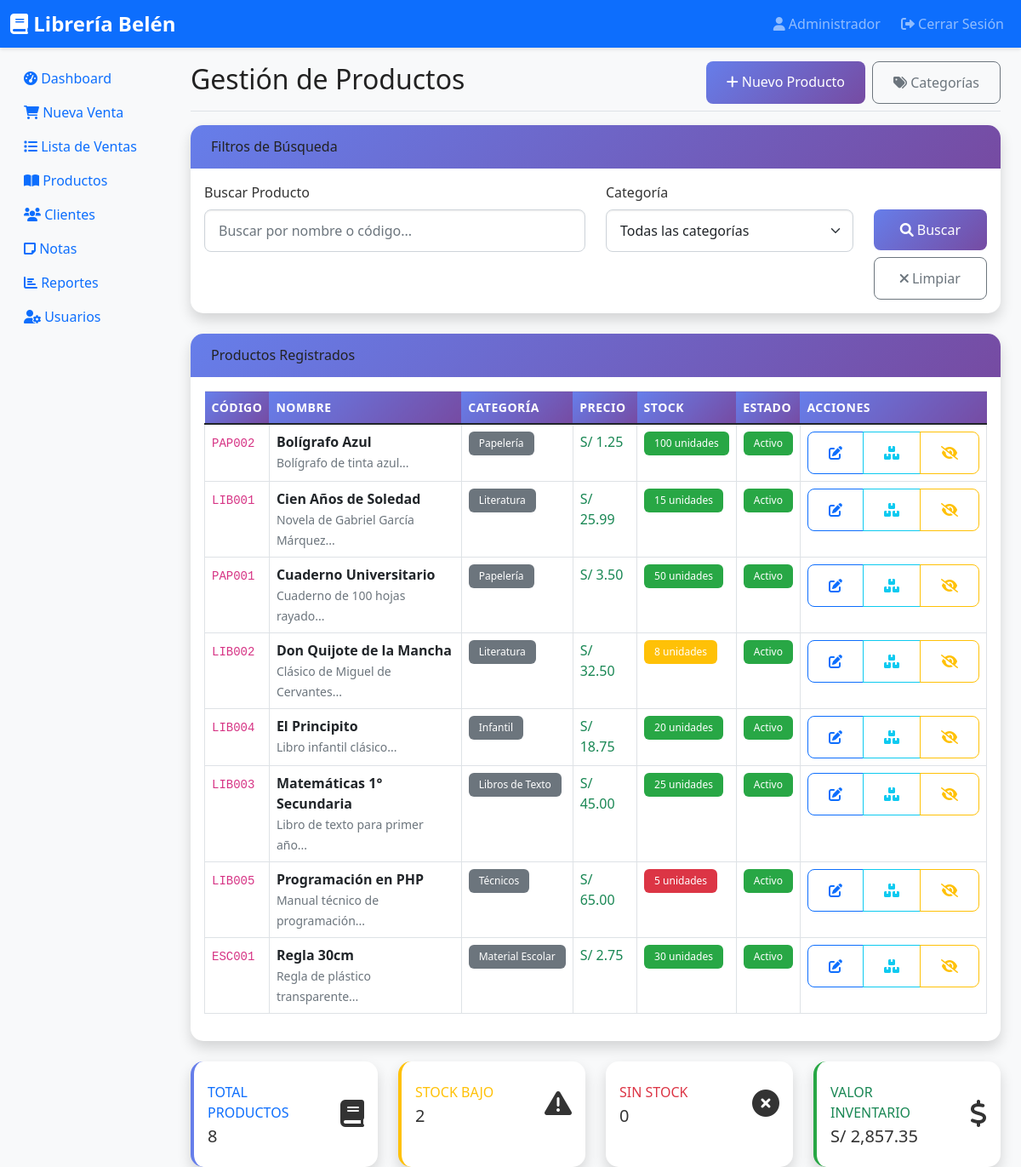
/productos/lista_productos.php?error=invalid_id (signed in), run on the app's committed database.
### tables this page shows
CREATE TABLE productos (
    id INT AUTO_INCREMENT PRIMARY KEY,
    codigo VARCHAR(50) UNIQUE NOT NULL,
    nombre VARCHAR(200) NOT NULL,
    descripcion TEXT,
    categoria_id INT,
    precio DECIMAL(10,2) NOT NULL,
    stock INT DEFAULT 0,
    stock_minimo INT DEFAULT 5,
    activo BOOLEAN DEFAULT TRUE,
    fecha_creacion TIMESTAMP DEFAULT CURRENT_TIMESTAMP,
    fecha_actualizacion TIMESTAMP DEFAULT CURRENT_TIMESTAMP ON UPDATE CURRENT_TIMESTAMP,
    FOREIGN KEY (categoria_id) REFERENCES categorias(id) ON DELETE SET NULL,
    INDEX idx_codigo (codigo),
    INDEX idx_nombre (nombre),
    INDEX idx_categoria (categoria_id)
);

CREATE TABLE categorias (
    id INT AUTO_INCREMENT PRIMARY KEY,
    nombre VARCHAR(100) NOT NULL,
    descripcion TEXT,
    activo BOOLEAN DEFAULT TRUE,
    fecha_creacion TIMESTAMP DEFAULT CURRENT_TIMESTAMP,
    fecha_actualizacion TIMESTAMP DEFAULT CURRENT_TIMESTAMP ON UPDATE CURRENT_TIMESTAMP
);

### productos/lista_productos.php (the view, shortened to what the rows shown need)
<?php
require_once '../includes/functions.php';
$user_role = $_SESSION['user_role'];
$search = isset($_GET['search']) ? $_GET['search'] : '';
$categoria = isset($_GET['categoria']) ? $_GET['categoria'] : '';
$productos = getAllProductos($search, $categoria);
?>
<!DOCTYPE html>
<html lang="es">
<head>
    <link href="https://cdn.jsdelivr.net/npm/bootstrap@5.1.3/dist/css/bootstrap.min.css" rel="stylesheet">
    <link href="https://cdnjs.cloudflare.com/ajax/libs/font-awesome/6.0.0/css/all.min.css" rel="stylesheet">
    <link href="../assets/css/style.css" rel="stylesheet">
</head>
<body>
    <div class="container-fluid">
        <div class="row">
            <main class="col-md-9 ms-sm-auto col-lg-10 px-md-4">
                <div class="d-flex justify-content-between flex-wrap flex-md-nowrap align-items-center pt-3 pb-2 mb-3 border-bottom">
                    <h1 class="h2">Gestión de Productos</h1>
                </div>
                <div class="card shadow mb-4">
                    <div class="card-body">
                        <?php if (empty($productos)): ?>
                            <div class="alert alert-info text-center">
                                <i class="fas fa-info-circle"></i> No se encontraron productos con los filtros aplicados.
                                <?php if ($user_role == 'admin'): ?>
                                    <br><br>
                                    <a href="nuevo_producto.php" class="btn btn-primary">
                                        <i class="fas fa-plus"></i> Agregar Primer Producto
                                    </a>
                                <?php endif; ?>
                            </div>
                        <?php else: ?>
                            <div class="table-responsive">
                                <table class="table table-bordered table-hover">
                                    <thead>
                                        <tr>
                                            <th>Código</th>
                                            <th>Nombre</th>
                                            <th>Categoría</th>
                                            <th>Precio</th>
                                            <th>Stock</th>
                                            <th>Estado</th>
                                            <?php if ($user_role == 'admin'): ?>
                                                <th>Acciones</th>
                                            <?php endif; ?>
                                        </tr>
                                    </thead>
                                    <tbody>
                                        <?php foreach ($productos as $producto): ?>
                                            <tr>
                                                <td>
                                                    <code><?php echo htmlspecialchars($producto['codigo']); ?></code>
                                                </td>
                                                <td>
                                                    <strong><?php echo htmlspecialchars($producto['nombre']); ?></strong>
                                                    <?php if (!empty($producto['descripcion'])): ?>
                                                        <br><small class="text-muted"><?php echo htmlspecialchars(substr($producto['descripcion'], 0, 50)); ?>...</small>
                                                    <?php endif; ?>
                                                </td>
                                                <td>
                                                    <?php if ($producto['categoria_nombre']): ?>
                                                        <span class="badge bg-secondary">
                                                            <?php echo htmlspecialchars($producto['categoria_nombre']); ?>
                                                        </span>
                                                    <?php else: ?>
                                                        <span class="text-muted">Sin categoría</span>
                                                    <?php endif; ?>
                                                </td>
                                                <td>
                                    <span class="h6 text-success">
                                        S/ <?php echo number_format($producto['precio'], 2); ?>
                                    </span>
                                </td>
                                                <td>
                                                    <?php
                                                    $stock = $producto['stock'];
                                                    $badge_class = 'bg-success';
                                                    if ($stock <= 5) {
                                                        $badge_class = 'bg-danger';
                                                    } elseif ($stock <= 10) {
                                                        $badge_class = 'bg-warning';
                                                    }
                                                    ?>
                                                    <span class="badge <?php echo $badge_class; ?>">
                                                        <?php echo $stock; ?> unidades
                                                    </span>
                                                </td>
                                                <td>
                                                    <?php if ($producto['activo']): ?>
                                                        <span class="badge bg-success">Activo</span>
                                                    <?php else: ?>
                                                        <span class="badge bg-danger">Inactivo</span>
                                                    <?php endif; ?>
                                                </td>
                                                <?php if ($user_role == 'admin'): ?>
                                                    <td>
                                                        <div class="btn-group" role="group">
                                                            <a href="editar_producto.php?id=<?php echo $producto['id']; ?>"
                                                               class="btn btn-sm btn-outline-primary"
                                                               data-bs-toggle="tooltip" title="Editar">
                                                                <i class="fas fa-edit"></i>
                                                            </a>
                                                            <button type="button"
                                                                    class="btn btn-sm btn-outline-info"
                                                                    data-bs-toggle="modal"
                                                                    data-bs-target="#stockModal"
                                                                    data-producto-id="<?php echo $producto['id']; ?>"
                                                                    data-producto-nombre="<?php echo htmlspecialchars($producto['nombre']); ?>"
                                                                    data-stock-actual="<?php echo $producto['stock']; ?>"
                                                                    title="Ajustar Stock">
                                                                <i class="fas fa-boxes"></i>
                                                            </button>
                                                            <button type="button"
                                                                    class="btn btn-sm btn-outline-<?php echo $producto['activo'] ? 'warning' : 'success'; ?>"
                                                                    onclick="toggleProducto(<?php echo $producto['id']; ?>, <?php echo $producto['activo'] ? 'false' : 'true'; ?>)"
                                                                    data-bs-toggle="tooltip"
                                                                    title="<?php echo $producto['activo'] ? 'Desactivar' : 'Activar'; ?>">
                                                                <i class="fas fa-<?php echo $producto['activo'] ? 'eye-slash' : 'eye'; ?>"></i>
                                                            </button>
                                                        </div>
                                                    </td>
                                                <?php endif; ?>
                                            </tr>
                                        <?php endforeach; ?>
                                    </tbody>
                                </table>
                            </div>
                        <?php endif; ?>
                    </div>
                </div>
            </main>
        </div>
    </div>
    <?php include '../includes/footer.php'; ?>
</body>
</html>

### data on the page
productos: codigo "PAP002", nombre "Bolígrafo Azul", descripcion "Bolígrafo de tinta azul", categoria.nombre "Papelería", precio "1.25", stock "100", activo "Activo"
productos: codigo "LIB001", nombre "Cien Años de Soledad", descripcion "Novela de Gabriel García Márquez", categoria.nombre "Literatura", precio "25.99", stock "15", activo "Activo"
productos: codigo "PAP001", nombre "Cuaderno Universitario", descripcion "Cuaderno de 100 hojas rayado", categoria.nombre "Papelería", precio "3.50", stock "50", activo "Activo"
productos: codigo "LIB002", nombre "Don Quijote de la Mancha", descripcion "Clásico de Miguel de Cervantes", categoria.nombre "Literatura", precio "32.50", stock "8", activo "Activo"
productos: codigo "LIB004", nombre "El Principito", descripcion "Libro infantil clásico", categoria.nombre "Infantil", precio "18.75", stock "20", activo "Activo"
productos: codigo "LIB003", nombre "Matemáticas 1° Secundaria", descripcion "Libro de texto para primer año", categoria.nombre "Libros de Texto", precio "45.00", stock "25", activo "Activo"
productos: codigo "LIB005", nombre "Programación en PHP", descripcion "Manual técnico de programación", categoria.nombre "Técnicos", precio "65.00", stock "5", activo "Activo"
productos: codigo "ESC001", nombre "Regla 30cm", descripcion "Regla de plástico transparente", categoria.nombre "Material Escolar", precio "2.75", stock "30", activo "Activo"

### other printed values
$user_name "Administrador"
count($productos) "8"
